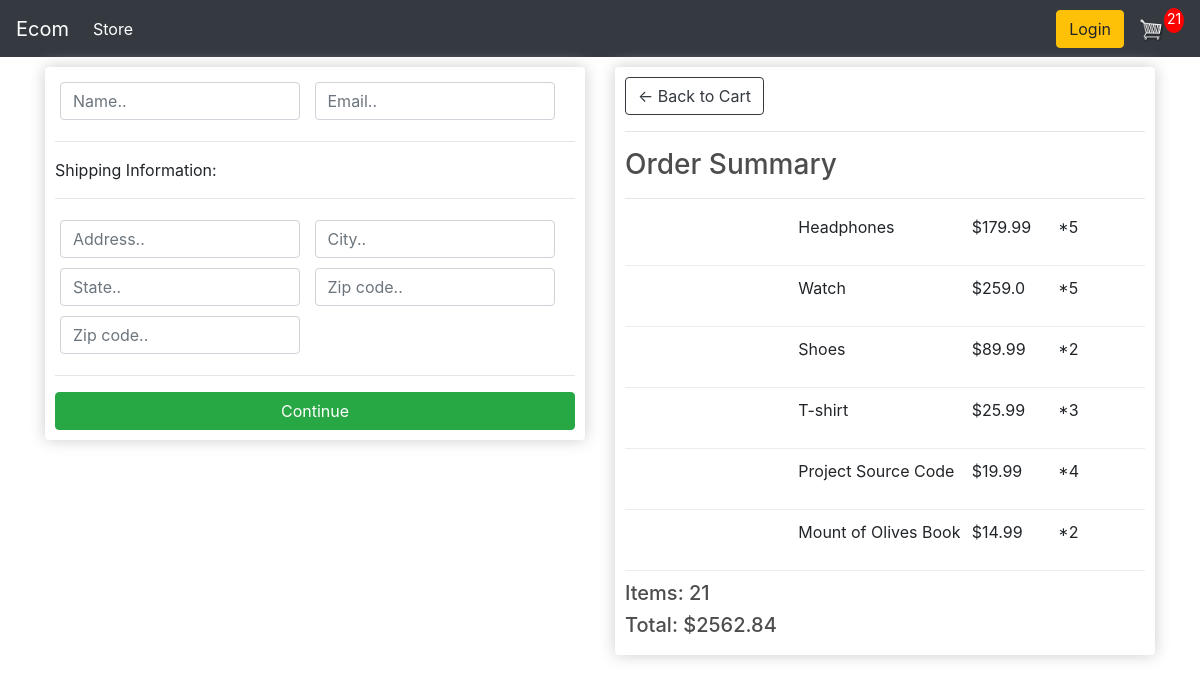
/checkout/ (signed in), run on an earlier commit of the app's database.
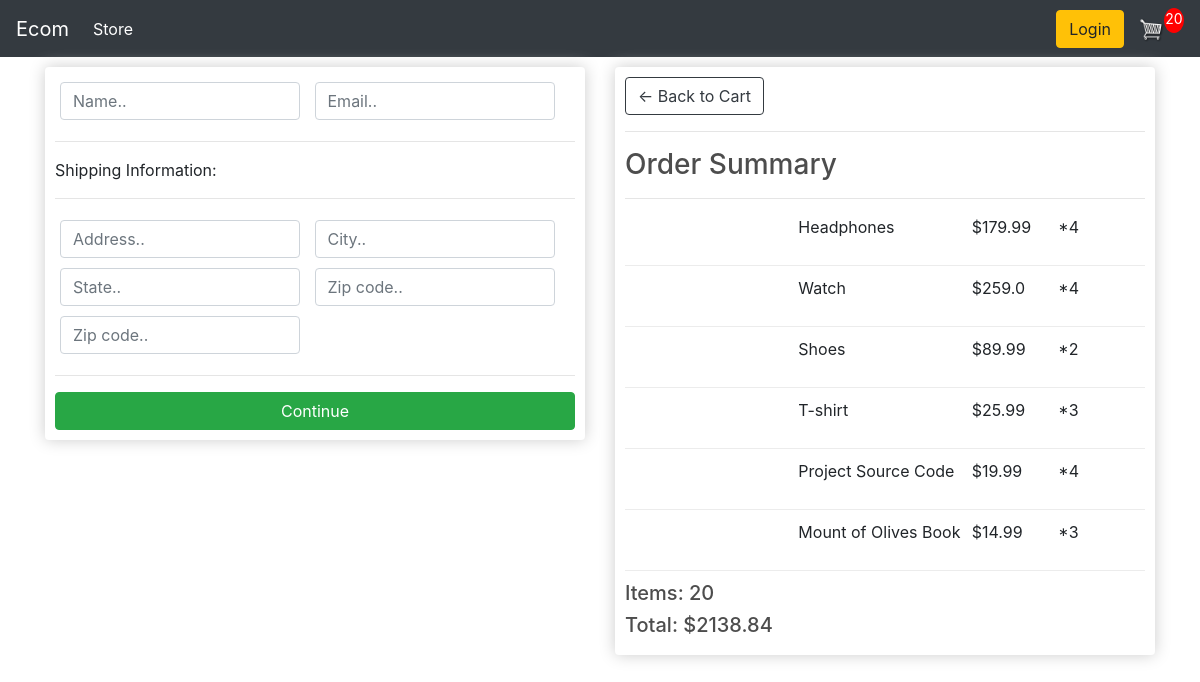
And on a later commit of the database.
### store/models.py (models this page shows, shortened)
class OrderItem(models.Model):
    product = models.ForeignKey(Product, on_delete=models.SET_NULL, null=True)
    order = models.ForeignKey(Order, on_delete=models.SET_NULL,null=True)
    quantity = models.IntegerField(default=0, null=True,blank=True)
    date_added = models.DateTimeField(auto_now_add=True)
    @property
    def get_total(self):
        total = self.product.price * self.quantity
        return total

class Order(models.Model):
    customer = models.ForeignKey(Customer, on_delete=models.SET_NULL,null=True, blank=True)
    date_ordered = models.DateTimeField(auto_now_add=True)
    complete = models.BooleanField(default=False,null=True,blank=False)
    transaction_id = models.CharField(max_length=100,null=True)
    @property
    def get_cart_total(self):
        orderitems = self.orderitem_set.all()
        total = sum([item.get_total for item in orderitems])
        return total
    @property
    def get_cart_items(self):
      orderitems = self.orderitem_set.all()
      total = sum([item.quantity for item in orderitems])
      return total

class Product(models.Model):
    name = models.CharField(max_length=200, null=True)
    price = models.FloatField()
    digital = models.BooleanField(default=False, null=True,blank=False)
    image = CloudinaryField('image', default='image')
    @property
    def imageURL(self):
        try:
            url = self.image.url
        except:
            url = ''
        return url

### store/views.py (the view)
# urls.py: path('checkout/', views.checkout, name = "checkout"),
def checkout(request):
    if request.user.is_authenticated:
        customer = request.user.customer
        order, created = Order.objects.get_or_create(customer=customer,complete=False)
        items = order.orderitem_set.all()
        cartItems = order.get_cart_items
    else:
        items = []
        order = {'get_cart_total':0,'get_cart_items':0}
        cartItems = order['get_cart_items']
    context = {'items':items, 'order':order,'cartItems': cartItems}
    return render(request,'store/checkout.html',context )

### store/templates/store/checkout.html (shortened to what this page needs)
{% extends 'store/main.html'%}
{% load static %}
{% block content %}
    <div class="row">
        <div class="col-lg-6">
            <div class="box-element" id="form-wrapper">
                <form id="form">
                    <div id="user-info">
                        <div class="form-field">
							<input required class="form-control" type="text" name="name" placeholder="Name..">
						</div>
						<div class="form-field">
							<input required class="form-control" type="email" name="email" placeholder="Email..">
						</div>
                    </div>
                    <div id="shipping-info">
                        <hr>
						<p>Shipping Information:</p>
						<hr>
						<div class="form-field">
							<input class="form-control" type="text" name="address" placeholder="Address..">
						</div>
						<div class="form-field">
							<input class="form-control" type="text" name="city" placeholder="City..">
						</div>
						<div class="form-field">
							<input class="form-control" type="text" name="state" placeholder="State..">
						</div>
						<div class="form-field">
							<input class="form-control" type="text" name="zipcode" placeholder="Zip code..">
						</div>
						<div class="form-field">
							<input class="form-control" type="text" name="country" placeholder="Zip code..">
						</div>
                    </div>
                    <hr>
                    <input id="form-button" class="btn btn-success btn-block" type="submit" value="Continue">
                </form>
            </div>
            <br>
        </div>
        <div class="col-lg-6">
            <div class="box-element">
                <a  class="btn btn-outline-dark" href="{% url 'cart' %}">&#x2190; Back to Cart</a>
				<hr>
				<h3>Order Summary</h3>
				<hr>
				{% for item in items %}
				<div class="cart-row">
					<div style="flex:2"><img class="row-image" src="{{item.product.imageURL}}"></div>
					<div style="flex:2"><p>{{item.product.name}}</p></div>
					<div style="flex:1"><p>${{item.product.price}}</p></div>
					<div style="flex:1"><p>*{{item.quantity}}</p></div>
				</div>
				{% endfor %}
				<h5>Items: {{order.get_cart_items}}</h5>
				<h5>Total: ${{order.get_cart_total|floatformat:2}}</h5>
            </div>
        </div>
    </div>
{% endblock content %}

What changed in the data, as far as the page shows it:
changed OrderItem "Headphones": quantity "5" → "4"
changed OrderItem "Watch": quantity "5" → "4"
changed OrderItem "Mount of Olives Book": quantity "2" → "3"
changed through a linked row, Order: get_cart_items "21" → "20"; get_cart_total "2562.84" → "2138.84"
Also different on the page:
{{ cartItems }}: "21" → "20"
